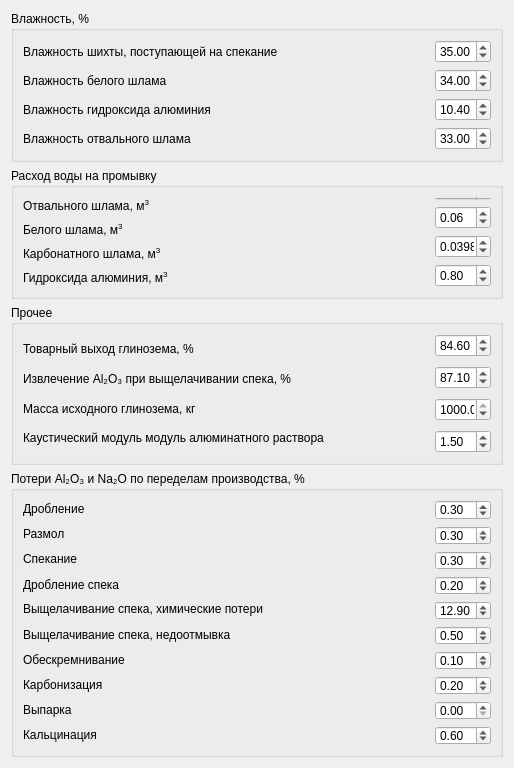
         <widget class="QWidget" name="scrollAreaWidgetContents_2">
          <property name="geometry">
           <rect>
            <x>0</x>
            <y>-245</y>
            <width>514</width>
            <height>745</height>
           </rect>
          </property>
          <layout class="QVBoxLayout" name="verticalLayout_9">
           <item>
            <widget class="QGroupBox" name="groupBox_2">
             <property name="styleSheet">
              <string notr="true"/>
             </property>
             <property name="title">
              <string>Влажность, %</string>
             </property>
             <layout class="QGridLayout" name="gridLayout_3">
              <property name="bottomMargin">
               <number>9</number>
              </property>
              <item row="0" column="2">
               <layout class="QVBoxLayout" name="verticalLayout_13">
                <item>
                 <widget class="QDoubleSpinBox" name="ChargeHumidity_2">
                  <property name="maximumSize">
                   <size>
                    <width>56</width>
                    <height>16777215</height>
                   </size>
                  </property>
                  <property name="value">
                   <double>35.000000000000000</double>
                  </property>
                 </widget>
                </item>
                <item>
                 <widget class="QDoubleSpinBox" name="HumidityWhiteMud_2">
                  <property name="maximumSize">
                   <size>
                    <width>56</width>
                    <height>16777215</height>
                   </size>
                  </property>
                  <property name="value">
                   <double>34.000000000000000</double>
                  </property>
                 </widget>
                </item>
                <item>
                 <widget class="QDoubleSpinBox" name="HumidityAluminumHydroxide_2">
                  <property name="maximumSize">
                   <size>
                    <width>56</width>
                    <height>16777215</height>
                   </size>
                  </property>
                  <property name="value">
                   <double>10.400000000000000</double>
                  </property>
                 </widget>
                </item>
                <item>
                 <widget class="QDoubleSpinBox" name="HumidityDumpMud_2">
                  <property name="maximumSize">
                   <size>
                    <width>56</width>
                    <height>16777215</height>
                   </size>
                  </property>
                  <property name="value">
                   <double>33.000000000000000</double>
                  </property>
                 </widget>
                </item>
               </layout>
              </item>
              <item row="0" column="0">
               <layout class="QVBoxLayout" name="verticalLayout_14">
                <item>
                 <widget class="QLabel" name="label_3">
                  <property name="text">
                   <string>Влажность шихты, поступающей на спекание</string>
                  </property>
                  <property name="wordWrap">
                   <bool>false</bool>
                  </property>
                 </widget>
                </item>
                <item>
                 <widget class="QLabel" name="label_20">
                  <property name="text">
                   <string>Влажность белого шлама</string>
                  </property>
                 </widget>
                </item>
                <item>
                 <widget class="QLabel" name="label_28">
                  <property name="text">
                   <string>Влажность гидроксида алюминия</string>
                  </property>
                 </widget>
                </item>
                <item>
                 <widget class="QLabel" name="label_29">
                  <property name="text">
                   <string>Влажность отвального шлама</string>
                  </property>
                 </widget>
                </item>
               </layout>
              </item>
             </layout>
            </widget>
           </item>
           <item>
            <widget class="QGroupBox" name="groupBox_6">
             <property name="maximumSize">
              <size>
               <width>16777215</width>
               <height>16777215</height>
              </size>
             </property>
             <property name="title">
              <string>Расход воды на промывку</string>
             </property>
             <layout class="QHBoxLayout" name="horizontalLayout_3">
              <property name="spacing">
               <number>6</number>
              </property>
              <property name="leftMargin">
               <number>9</number>
              </property>
              <property name="bottomMargin">
               <number>9</number>
              </property>
              <item>
               <layout class="QVBoxLayout" name="verticalLayout_10">
                <item>
                 <widget class="QLabel" name="label_30">
                  <property name="text">
                   <string>&lt;html&gt;&lt;head/&gt;&lt;body&gt;&lt;p&gt;Отвального шлама, м&lt;span style=&quot; vertical-align:super;&quot;&gt;3&lt;/span&gt;&lt;/p&gt;&lt;/body&gt;&lt;/html&gt;</string>
                  </property>
                 </widget>
                </item>
                <item>
                 <widget class="QLabel" name="label_31">
                  <property name="text">
                   <string>&lt;html&gt;&lt;head/&gt;&lt;body&gt;&lt;p&gt;Белого шлама, м&lt;span style=&quot; vertical-align:super;&quot;&gt;3&lt;/span&gt;&lt;/p&gt;&lt;/body&gt;&lt;/html&gt;</string>
                  </property>
                 </widget>
                </item>
                <item>
                 <widget class="QLabel" name="label_32">
                  <property name="text">
                   <string>&lt;html&gt;&lt;head/&gt;&lt;body&gt;&lt;p&gt;Карбонатного шлама, м&lt;span style=&quot; vertical-align:super;&quot;&gt;3&lt;/span&gt;&lt;/p&gt;&lt;/body&gt;&lt;/html&gt;</string>
                  </property>
                 </widget>
                </item>
                <item>
                 <widget class="QLabel" name="label_33">
                  <property name="text">
                   <string>&lt;html&gt;&lt;head/&gt;&lt;body&gt;&lt;p&gt;Гидроксида алюминия, м&lt;span style=&quot; vertical-align:super;&quot;&gt;3&lt;/span&gt;&lt;/p&gt;&lt;/body&gt;&lt;/html&gt;</string>
                  </property>
                 </widget>
                </item>
               </layout>
              </item>
              <item>
               <layout class="QVBoxLayout" name="verticalLayout_15">
                <property name="leftMargin">
                 <number>0</number>
                </property>
                <item>
                 <widget class="QDoubleSpinBox" name="DumpMud_2">
                  <property name="minimumSize">
                   <size>
                    <width>0</width>
                    <height>3</height>
                   </size>
                  </property>
                  <property name="maximumSize">
                   <size>
                    <width>56</width>
                    <height>16777215</height>
                   </size>
                  </property>
                  <property name="decimals">
                   <number>3</number>
                  </property>
                  <property name="value">
                   <double>6.938000000000000</double>
                  </property>
                 </widget>
                </item>
                <item>
                 <widget class="QDoubleSpinBox" name="WhiteMud_2">
                  <property name="maximumSize">
                   <size>
                    <width>56</width>
                    <height>16777215</height>
                   </size>
                  </property>
                  <property name="value">
                   <double>0.060000000000000</double>
                  </property>
                 </widget>
                </item>
                <item>
                 <widget class="QDoubleSpinBox" name="CarbonMud_2">
                  <property name="maximumSize">
                   <size>
                    <width>56</width>
                    <height>16777215</height>
                   </size>
                  </property>
                  <property name="decimals">
                   <number>4</number>
                  </property>
                  <property name="value">
                   <double>0.039800000000000</double>
                  </property>
                 </widget>
                </item>
                <item>
                 <widget class="QDoubleSpinBox" name="AluminumHydroxide_2">
                  <property name="maximumSize">
                   <size>
                    <width>56</width>
                    <height>16777215</height>
                   </size>
                  </property>
                  <property name="value">
                   <double>0.800000000000000</double>
                  </property>
                 </widget>
                </item>
               </layout>
              </item>
             </layout>
            </widget>
           </item>
           <item>
            <widget class="QGroupBox" name="groupBox_7">
             <property name="maximumSize">
              <size>
               <width>16777204</width>
               <height>171</height>
              </size>
             </property>
             <property name="title">
              <string>Прочее</string>
             </property>
             <layout class="QHBoxLayout" name="horizontalLayout_6">
              <item>
               <layout class="QVBoxLayout" name="verticalLayout_16">
                <property name="spacing">
                 <number>0</number>
                </property>
                <item>
                 <widget class="QLabel" name="label_34">
                  <property name="text">
                   <string>Товарный выход глинозема, %</string>
                  </property>
                 </widget>
                </item>
                <item>
                 <widget class="QLabel" name="label_35">
                  <property name="text">
                   <string>&lt;html&gt;&lt;head/&gt;&lt;body&gt;&lt;p&gt;Извлечение Al₂O₃ при выщелачивании спека, %&lt;/p&gt;&lt;/body&gt;&lt;/html&gt;</string>
                  </property>
                  <property name="wordWrap">
                   <bool>false</bool>
                  </property>
                 </widget>
                </item>
                <item>
                 <widget class="QLabel" name="label_36">
                  <property name="text">
                   <string>Масса исходного глинозема, кг</string>
                  </property>
                 </widget>
                </item>
                <item>
                 <widget class="QLabel" name="label_4">
                  <property name="text">
                   <string>Каустический модуль модуль алюминатного раствора</string>
                  </property>
                  <property name="wordWrap">
                   <bool>true</bool>
                  </property>
                 </widget>
                </item>
               </layout>
              </item>
              <item>
               <layout class="QVBoxLayout" name="verticalLayout_17">
                <property name="spacing">
                 <number>9</number>
                </property>
                <property name="bottomMargin">
                 <number>0</number>
                </property>
                <item>
                 <widget class="QDoubleSpinBox" name="Release_2">
                  <property name="maximumSize">
                   <size>
                    <width>56</width>
                    <height>16777215</height>
                   </size>
                  </property>
                  <property name="value">
                   <double>84.599999999999994</double>
                  </property>
                 </widget>
                </item>
                <item>
                 <widget class="QDoubleSpinBox" name="Extract_2">
                  <property name="maximumSize">
                   <size>
                    <width>56</width>
                    <height>16777215</height>
                   </size>
                  </property>
                  <property name="value">
                   <double>87.099999999999994</double>
                  </property>
                 </widget>
                </item>
                <item>
                 <widget class="QDoubleSpinBox" name="Mass_2">
                  <property name="maximumSize">
                   <size>
                    <width>56</width>
                    <height>16777215</height>
                   </size>
                  </property>
                  <property name="maximum">
                   <double>1000.000000000000000</double>
                  </property>
                  <property name="value">
                   <double>1000.000000000000000</double>
                  </property>
                 </widget>
                </item>
                <item>
                 <widget class="QDoubleSpinBox" name="SiliconModule_2">
                  <property name="maximumSize">
                   <size>
                    <width>56</width>
                    <height>16777215</height>
                   </size>
                  </property>
                  <property name="value">
                   <double>1.500000000000000</double>
                  </property>
                 </widget>
                </item>
               </layout>
              </item>
             </layout>
            </widget>
           </item>
           <item>
            <widget class="QGroupBox" name="groupBox_8">
             <property name="minimumSize">
              <size>
               <width>0</width>
               <height>286</height>
              </size>
             </property>
             <property name="title">
              <string>Потери Al₂O₃ и Na₂O по переделам производства, %</string>
             </property>
             <layout class="QHBoxLayout" name="horizontalLayout_4">
              <item>
               <layout class="QVBoxLayout" name="verticalLayout_18">
                <item>
                 <widget class="QLabel" name="label_37">
                  <property name="text">
                   <string>&lt;html&gt;&lt;head/&gt;&lt;body&gt;&lt;p&gt;Дробление&lt;/p&gt;&lt;/body&gt;&lt;/html&gt;</string>
                  </property>
                 </widget>
                </item>
                <item>
                 <widget class="QLabel" name="label_38">
                  <property name="text">
                   <string>&lt;html&gt;&lt;head/&gt;&lt;body&gt;&lt;p&gt;Размол&lt;/p&gt;&lt;/body&gt;&lt;/html&gt;</string>
                  </property>
                 </widget>
                </item>
                <item>
                 <widget class="QLabel" name="label_39">
                  <property name="text">
                   <string>&lt;html&gt;&lt;head/&gt;&lt;body&gt;&lt;p&gt;Спекание&lt;/p&gt;&lt;/body&gt;&lt;/html&gt;</string>
                  </property>
                 </widget>
                </item>
                <item>
                 <widget class="QLabel" name="label_40">
                  <property name="text">
                   <string>Дробление спека</string>
                  </property>
                 </widget>
                </item>
                <item>
                 <widget class="QLabel" name="label_41">
                  <property name="lineWidth">
                   <number>1</number>
                  </property>
                  <property name="text">
                   <string>&lt;html&gt;&lt;head/&gt;&lt;body&gt;&lt;p&gt;Выщелачивание спека, химические потери&lt;/p&gt;&lt;/body&gt;&lt;/html&gt;</string>
                  </property>
                  <property name="alignment">
                   <set>Qt::AlignLeading|Qt::AlignLeft|Qt::AlignVCenter</set>
                  </property>
                  <property name="margin">
                   <number>0</number>
                  </property>
                 </widget>
                </item>
                <item>
                 <widget class="QLabel" name="label_42">
                  <property name="text">
                   <string>&lt;html&gt;&lt;head/&gt;&lt;body&gt;&lt;p&gt;Выщелачивание спека, недоотмывка&lt;/p&gt;&lt;/body&gt;&lt;/html&gt;</string>
                  </property>
                  <property name="alignment">
                   <set>Qt::AlignLeading|Qt::AlignLeft|Qt::AlignVCenter</set>
                  </property>
                  <property name="margin">
                   <number>0</number>
                  </property>
                 </widget>
                </item>
                <item>
                 <widget class="QLabel" name="label_43">
                  <property name="text">
                   <string>&lt;html&gt;&lt;head/&gt;&lt;body&gt;&lt;p&gt;Обескремнивание&lt;/p&gt;&lt;/body&gt;&lt;/html&gt;</string>
                  </property>
                 </widget>
                </item>
                <item>
                 <widget class="QLabel" name="label_44">
                  <property name="text">
                   <string>&lt;html&gt;&lt;head/&gt;&lt;body&gt;&lt;p&gt;Карбонизация&lt;/p&gt;&lt;/body&gt;&lt;/html&gt;</string>
                  </property>
                 </widget>
                </item>
                <item>
                 <widget class="QLabel" name="label_45">
                  <property name="text">
                   <string>&lt;html&gt;&lt;head/&gt;&lt;body&gt;&lt;p&gt;Выпарка&lt;/p&gt;&lt;/body&gt;&lt;/html&gt;</string>
                  </property>
                 </widget>
                </item>
                <item>
                 <widget class="QLabel" name="label_46">
                  <property name="text">
                   <string>&lt;html&gt;&lt;head/&gt;&lt;body&gt;&lt;p&gt;Кальцинация&lt;/p&gt;&lt;/body&gt;&lt;/html&gt;</string>
                  </property>
                 </widget>
                </item>
               </layout>
              </item>
              <item>
               <layout class="QVBoxLayout" name="verticalLayout_19">
                <item>
                 <widget class="QDoubleSpinBox" name="Crushing_2">
                  <property name="maximumSize">
                   <size>
                    <width>56</width>
                    <height>16777215</height>
                   </size>
                  </property>
                  <property name="value">
                   <double>0.300000000000000</double>
                  </property>
                 </widget>
                </item>
                <item>
                 <widget class="QDoubleSpinBox" name="Grind_2">
                  <property name="maximumSize">
                   <size>
                    <width>56</width>
                    <height>16777215</height>
                   </size>
                  </property>
                  <property name="value">
                   <double>0.300000000000000</double>
                  </property>
                 </widget>
                </item>
                <item>
                 <widget class="QDoubleSpinBox" name="Baking_2">
                  <property name="maximumSize">
                   <size>
                    <width>56</width>
                    <height>16777215</height>
                   </size>
                  </property>
                  <property name="value">
                   <double>0.300000000000000</double>
                  </property>
                 </widget>
                </item>
                <item>
                 <widget class="QDoubleSpinBox" name="BakCrushing_2">
                  <property name="maximumSize">
                   <size>
                    <width>56</width>
                    <height>16777215</height>
                   </size>
                  </property>
                  <property name="value">
                   <double>0.200000000000000</double>
                  </property>
                 </widget>
                </item>
                <item>
                 <widget class="QDoubleSpinBox" name="ChemicalLosses_2">
                  <property name="maximumSize">
                   <size>
                    <width>56</width>
                    <height>16777215</height>
                   </size>
                  </property>
                  <property name="value">
                   <double>12.900000000000000</double>
                  </property>
                 </widget>
                </item>
                <item>
                 <widget class="QDoubleSpinBox" name="Underwashing_2">
                  <property name="maximumSize">
                   <size>
                    <width>56</width>
                    <height>16777215</height>
                   </size>
                  </property>
                  <property name="value">
                   <double>0.500000000000000</double>
                  </property>
                 </widget>
                </item>
                <item>
                 <widget class="QDoubleSpinBox" name="Desilting_2">
                  <property name="maximumSize">
                   <size>
                    <width>56</width>
                    <height>16777215</height>
                   </size>
                  </property>
                  <property name="value">
                   <double>0.100000000000000</double>
                  </property>
                 </widget>
                </item>
                <item>
                 <widget class="QDoubleSpinBox" name="Carbonation_2">
                  <property name="maximumSize">
                   <size>
                    <width>56</width>
                    <height>16777215</height>
                   </size>
                  </property>
                  <property name="value">
                   <double>0.200000000000000</double>
                  </property>
                 </widget>
                </item>
                <item>
                 <widget class="QDoubleSpinBox" name="Evaporation_2">
                  <property name="maximumSize">
                   <size>
                    <width>56</width>
                    <height>16777215</height>
                   </size>
                  </property>
                 </widget>
                </item>
                <item>
                 <widget class="QDoubleSpinBox" name="Calcination_4">
                  <property name="maximumSize">
                   <size>
                    <width>56</width>
                    <height>16777215</height>
                   </size>
                  </property>
                  <property name="value">
                   <double>0.600000000000000</double>
                  </property>
                 </widget>
                </item>
               </layout>
              </item>
             </layout>
            </widget>
           </item>
          </layout>
         </widget>
